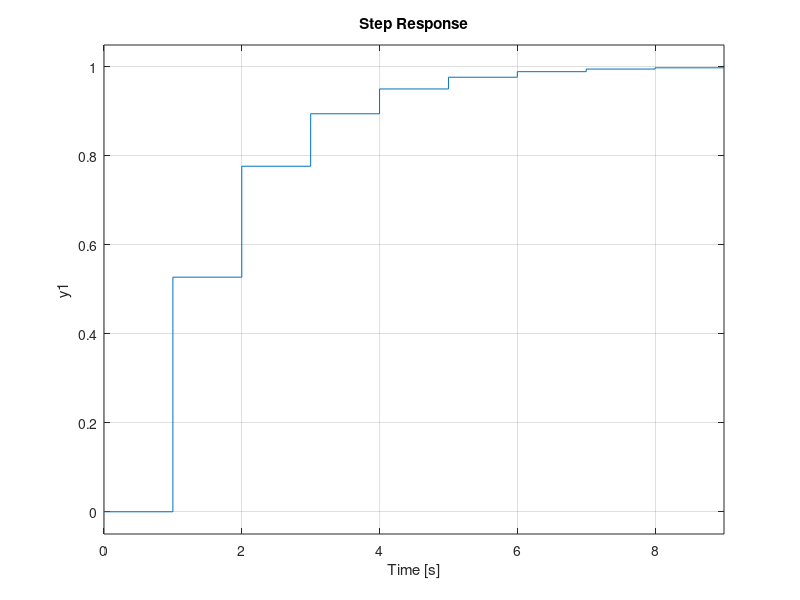
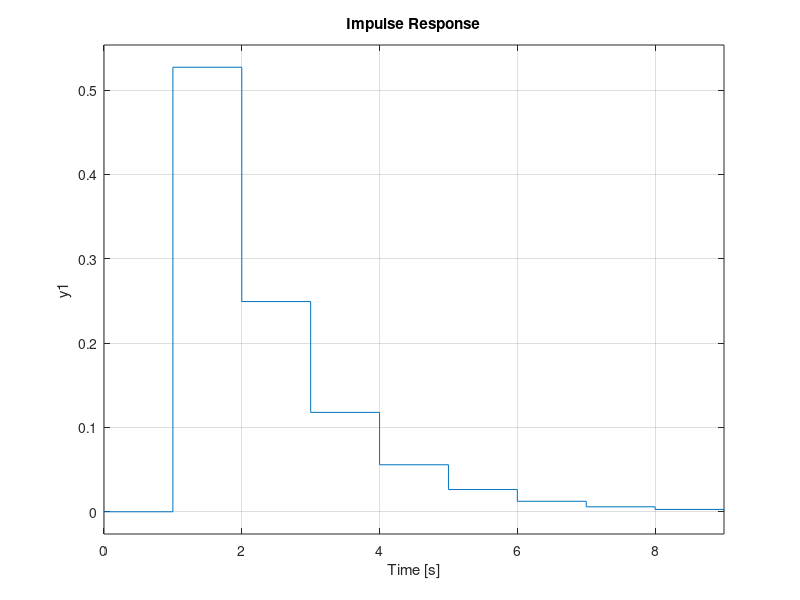
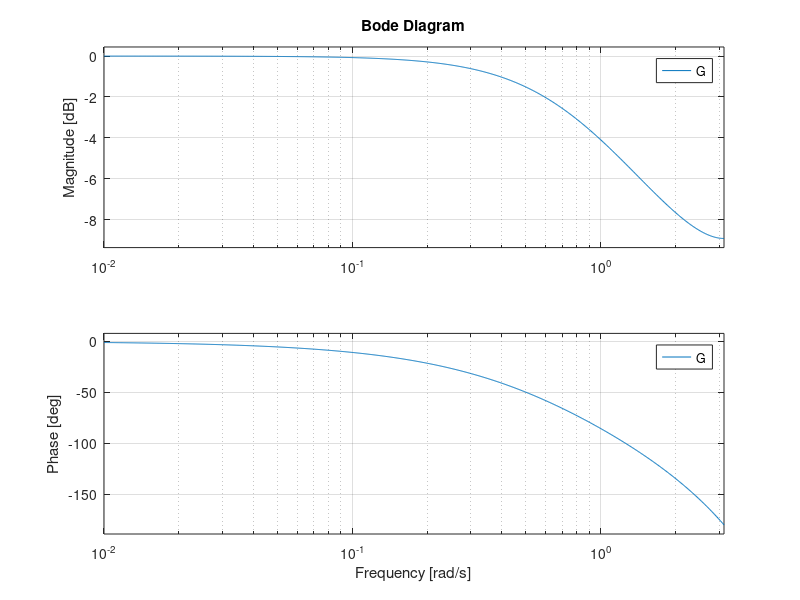

Reproduce these figures in MATLAB, in order.
FF=[.9 .8 .7 .6 .5 .4 .3 .2 .1]*40;
FF=exp(log(0.05)./FF)


figure(1)
hold on
figure(2)
hold on
figure(3)
hold on

for i=1:9

G=zpk([],[FF(i)],1,1)
G=G/dcgain(G);

figure(1)
step(G)

figure(2)
impulse(G)

figure(3)
bode(G)
end
